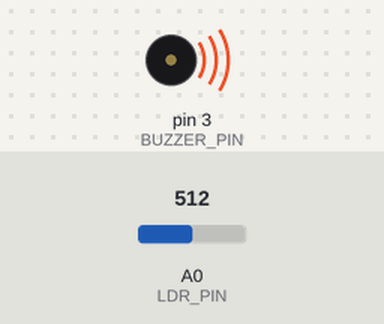
Simulated run of this sketch. Board: Arduino Uno, built with avr-gcc and run on an emulated ATmega328P. Shown: buzzer (waves = sounding). Inputs (shaded band) come from the test bench; at power-on: A0 (LDR_PIN) = 512.

Above: at 0.1 s.
Timing chart, 0 to 1.6 s (numbered marks = the images above):
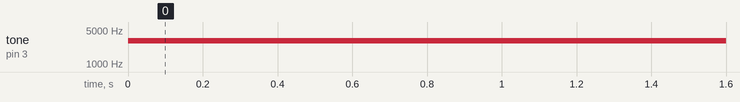

The sketch:

lesson4.ino
```cpp
#define BUZZER_PIN 3
#define LDR_PIN A0

void setup() {
  pinMode(BUZZER_PIN,OUTPUT);
}

void loop() {
  int val, frequency;
  val = analogRead(LDR_PIN);
  frequency = map(val, 0, 1023, 500, 5500);
  tone(BUZZER_PIN, frequency, 20);
}
```

Measured:
- by itself, tone on pin 3 (BUZZER_PIN): silent → 3002 Hz at 0.00 s
